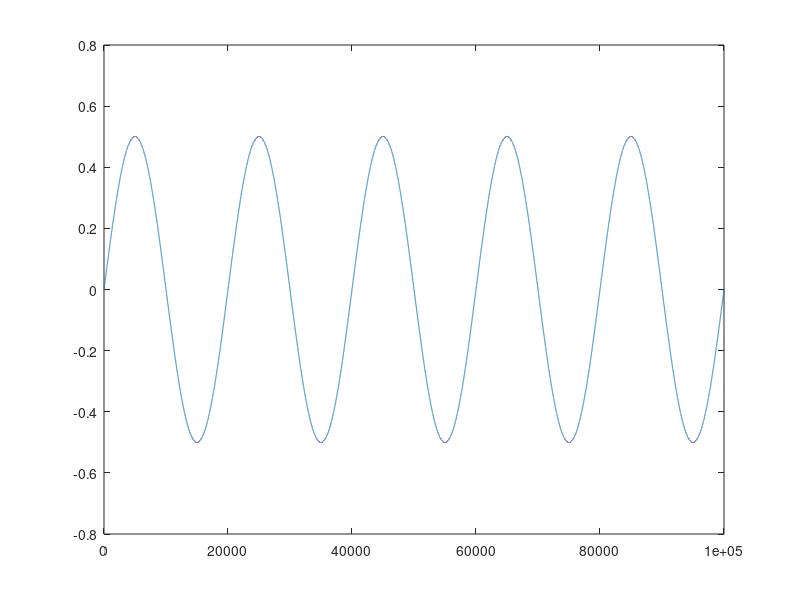
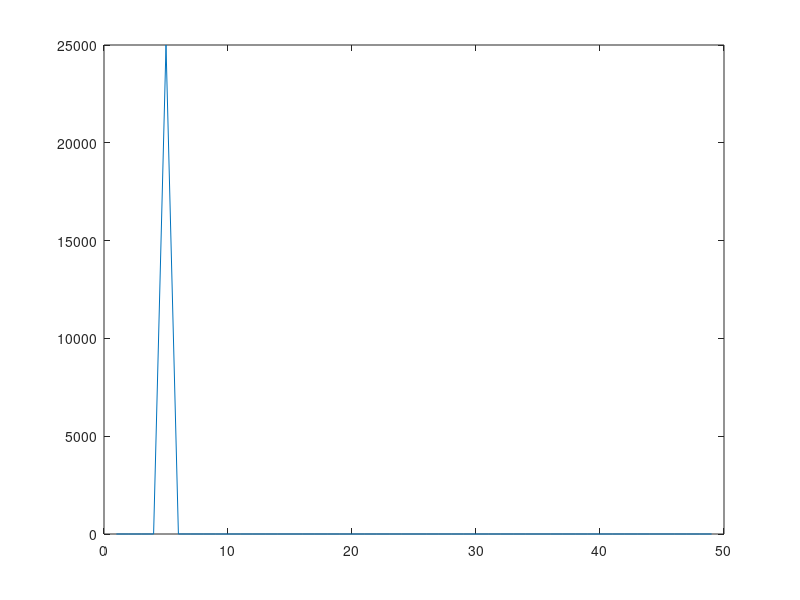

Recreate these plots in MATLAB, in order. (Note: this script raises an error after producing the figures.)
%% Miroir in

%%test miroir signal imposee

taille = 100000;
Amp_piezo = 4.18;
periode = 20;
l_sin = periode*pi;
mu = taille/2;

%%freq_pure
path = 'C:\Users\User1\Desktop\miroir in';
cd(path);
mkdir freq_pure
amp = 0.5;
for ii = 10:10:40

    periode = ii;
    l_sin = periode*pi;
    
    x = linspace(0,l_sin,taille);
    a = amp*sin(x);
    figure
        plot(a)

%     
%     figure
%     plot(a)
figure
    fft_test = abs(fft(a));
%     
    plot(fft_test(2:50))
    
    name = [int2str(periode), '.mat'];
    save(fullfile(path,'freq_pure',name), 'a');
end


%% Melange freq
path = 'C:\Users\User1\Desktop\miroir in';
cd(path)
amp1=0.5;
mkdir freq_mel_amp_colle
periode_1 = 20;
periode_2 = 30;
    path_save = [path,'\','freq_mel_amp_colle'];

for ii=1:0.2:2
    amp2=amp1*ii;
    l_sin_1 = periode_1*pi;
    l_sin_2 = periode_2*pi;
    
    x_1 = linspace(0,l_sin_1,taille);
    a_1 = amp1*sin(x_1);
    x_2 = linspace(0,l_sin_2,taille);
    a_2 = amp2*sin(x_2);
    
    a = a_1+a_2;
            name = [int2str(amp2*10), '.mat'];
                    save(fullfile(path_save,name), 'a');


        figure
        plot(a)
        fft_test = abs(fft(a));
        
        figure
        plot(fft_test(2:50))
end
%%
for ii = 10:10:10
    path_save = [path,'\','freq_mel_collee'];
    cd(path_save)
    mkdir(int2str(ii));
    periode_1 = ii;
    for jj = ii:2:20
        periode_2 = jj;
        l_sin_1 = periode_1*pi;
        l_sin_2 = periode_2*pi;
        
        x_1 = linspace(0,l_sin_1,taille);
        a_1 = amp1*sin(x_1);
        x_2 = linspace(0,l_sin_2,taille);
        a_2 = amp2*sin(x_2);
        
        a = a_1+a_2;

        
        
        name = [int2str(periode_2), '.mat'];
        save(fullfile(path_save,int2str(ii),name), 'a');
        
        
        figure
        plot(a)
        fft_test = abs(fft(a));
        
        figure
        plot(fft_test(2:50))
    end
end

%% gauss_pulse 
path = 'C:\Users\User1\Desktop\miroir in';
cd(path)
mkdir pulse
taille = 100000;
Amp_piezo = 4.18;
mu = taille/2;
periode = 40;
l_sin = periode*pi;

x = linspace(0,l_sin,taille);
d = amp*sin(x);


path_save = fullfile(path,'pulse');
for ii = 5:5:40

    sigma = taille/ii;
    
c = normpdf(1:1:taille,mu,sigma);
c = c/max(c);
figure
plot(c), title('gauss')

a = d.*c;
figure
plot(a), title('pulse')

a_fft = abs(fft(a));

figure
plot(a_fft(2:60)), title('fft pulse')

        name = [int2str(ii), '.mat'];
        save(fullfile(path_save,name), 'a');

end

%%
pathload = 'Z:\res test miroir\pulse\50\direct.mat';
test = load(pathload);
test = squeeze(test.im);

fft_test = abs(squeeze(mean(mean(fft(test,[],3),1),2)));

figure
plot(fft_test(2:end/2+1))
%%
[x, y] = ginput(2);
x=floor(x);
y=floor(y);
miroir_new = miroir(y(1):y(2), x(1):x(2),:);
%%
clear test
pathload = 'F:\kassandra_avec_K\miroir out\gauss\80\direct.mat';
test = load(pathload);
test = squeeze(test.im);
L=512;

figure
imagesc(test(:,:,1))
%%
[x, y] = ginput(1);
x=floor(x);
y=floor(y);
miroir_new = test(y, x,:);

%  miroir_new = test(y(1):y(2), x(1):x(2),:);

fft_test = fft(miroir_new,[],3)./L;
fft_test = abs(fft_test);
fft_test = fft_test(:,:,1:L/2+1);
fft_test (:,:,2:end-1) = 2*fft_test(:,:,2:end-1);
fft_test_mean = squeeze(mean(mean(fft_test,1),2));

figure
plot(fft_test_mean(3:end)), title('Signal OUT perso')

%% read miroir in
close all
pathload ='C:\Users\User1\Desktop\miroir in\freq_mel\10_1';
name = '20.mat';

sign = load(fullfile(pathload,name));
sign = sign.a;

sign = sign-mean(sign);

fft_sign = abs(fft(sign));
fft_sign = fft_sign(2:100);

figure
plot(fft_sign(1:30))